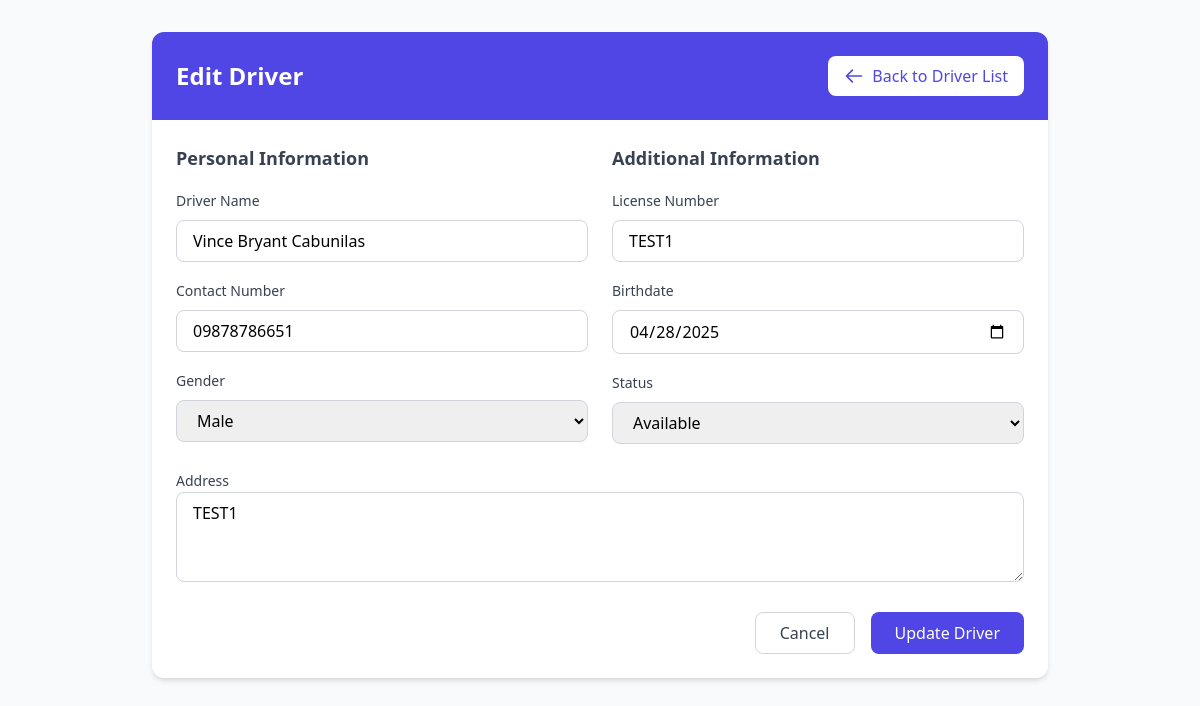
Page /staff/edit_driver.php?id=3 on the committed database.
### tables this page shows
CREATE TABLE `driver` (
  `DRIVER_ID` int(11) NOT NULL,
  `STAFF_ID` int(11) DEFAULT NULL,
  `DRIVER_NAME` varchar(30) NOT NULL,
  `LICENSE_NUMBER` varchar(30) NOT NULL,
  `CONTACT_NUMBER` varchar(20) NOT NULL,
  `ADDRESS` varchar(100) NOT NULL,
  `BIRTHDATE` date NOT NULL,
  `GENDER` varchar(10) NOT NULL,
  `STATUS` varchar(20) NOT NULL
);

### staff/edit_driver.php (the view, shortened to what this page needs)
<?php
require_once('../connect.php');
$driver_id = $_GET['id'];
$sql = "CALL sp_GetDriverById(?)";
$stmt = $conn->prepare($sql);
$stmt->bind_param("i", $driver_id);
$stmt->execute();
$result = $stmt->get_result();
$driver = $result->fetch_assoc();
?>
<!DOCTYPE html>
<html lang="en">
<head>
    <script src="https://cdn.tailwindcss.com"></script>
</head>
<body class="bg-gray-50">
    <div class="container mx-auto px-4 py-8">
        <div class="max-w-4xl mx-auto">
            <div class="bg-white rounded-xl shadow-md overflow-hidden">
                <div class="p-6 bg-indigo-600">
                    <div class="flex items-center justify-between">
                        <h1 class="text-2xl font-bold text-white">Edit Driver</h1>
                        <a href="manage_drivers.php" class="inline-flex items-center px-4 py-2 bg-white text-indigo-600 rounded-lg hover:bg-indigo-50 transition-colors duration-200">
                            <svg class="w-5 h-5 mr-2" fill="none" stroke="currentColor" viewBox="0 0 24 24">
                                <path stroke-linecap="round" stroke-linejoin="round" stroke-width="2" d="M10 19l-7-7m0 0l7-7m-7 7h18"/>
                            </svg>
                            Back to Driver List
                        </a>
                    </div>
                </div>
                <form method="POST" class="p-6" id="editDriverForm">
                    <div class="grid grid-cols-2 gap-6">
                        <div class="space-y-4">
                            <h3 class="text-lg font-semibold text-gray-700">Personal Information</h3>
                            <div class="space-y-2">
                                <label class="text-sm font-medium text-gray-700">Driver Name</label>
                                <input type="text"
                                    name="driver_name"
                                    value="<?= htmlspecialchars($driver['DRIVER_NAME']) ?>"
                                    required
                                    pattern="[A-Za-z\s]+"
                                    title="Please enter only letters and spaces"
                                    class="w-full px-4 py-2 border border-gray-300 rounded-lg focus:ring-2 focus:ring-indigo-500">
                            </div>
                            <div class="space-y-2">
                                <label class="text-sm font-medium text-gray-700">Contact Number</label>
                                <input type="tel"
                                    name="contact_number"
                                    value="<?= htmlspecialchars($driver['CONTACT_NUMBER']) ?>"
                                    required
                                    pattern="[0-9]+"
                                    maxlength="11"
                                    title="Please enter only numbers"
                                    class="w-full px-4 py-2 border border-gray-300 rounded-lg focus:ring-2 focus:ring-indigo-500">
                            </div>
                            <div class="space-y-2">
                                <label class="text-sm font-medium text-gray-700">Gender</label>
                                <select name="gender" required class="w-full px-4 py-2 border border-gray-300 rounded-lg focus:ring-2 focus:ring-indigo-500">
                                    <option value="Male" <?= $driver['GENDER'] === 'Male' ? 'selected' : '' ?>>Male</option>
                                </select>
                            </div>
                        </div>
                        <div class="space-y-4">
                            <h3 class="text-lg font-semibold text-gray-700">Additional Information</h3>
                            <div class="space-y-2">
                                <label class="text-sm font-medium text-gray-700">License Number</label>
                                <input type="text" name="license_number" value="<?= htmlspecialchars($driver['LICENSE_NUMBER']) ?>" required
                                    class="w-full px-4 py-2 border border-gray-300 rounded-lg focus:ring-2 focus:ring-indigo-500">
                            </div>
                            <div class="space-y-2">
                                <label class="text-sm font-medium text-gray-700">Birthdate</label>
                                <input type="date" name="birthdate" value="<?= htmlspecialchars($driver['BIRTHDATE']) ?>" required
                                    class="w-full px-4 py-2 border border-gray-300 rounded-lg focus:ring-2 focus:ring-indigo-500">
                            </div>
                            <div class="space-y-2">
                                <label class="text-sm font-medium text-gray-700">Status</label>
                                <select name="status" required class="w-full px-4 py-2 border border-gray-300 rounded-lg focus:ring-2 focus:ring-indigo-500">
                                    <option value="Available" <?= $driver['STATUS'] === 'Available' ? 'selected' : '' ?>>Available</option>
                                </select>
                            </div>
                        </div>
                    </div>
                    <div class="mt-6">
                        <label class="text-sm font-medium text-gray-700">Address</label>
                        <textarea name="address" required rows="3"
                            class="w-full px-4 py-2 border border-gray-300 rounded-lg focus:ring-2 focus:ring-indigo-500"
                        ><?= htmlspecialchars($driver['ADDRESS']) ?></textarea>
                    </div>
                    <div class="mt-6 flex justify-end space-x-4">
                        <a href="manage_drivers.php"
                           class="px-6 py-2 border border-gray-300 rounded-lg text-gray-700 hover:bg-gray-50">
                            Cancel
                        </a>
                        <button type="submit" name="update_driver"
                                class="px-6 py-2 bg-indigo-600 text-white rounded-lg hover:bg-indigo-700">
                            Update Driver
                        </button>
                    </div>
                </form>
            </div>
        </div>
    </div>
</body>
</html>

### rows in the picture
driver: driver_name "Vince Bryant Cabunilas", contact_number "09878786651", license_number "TEST1", birthdate "04/28/2025", address "TEST1"
